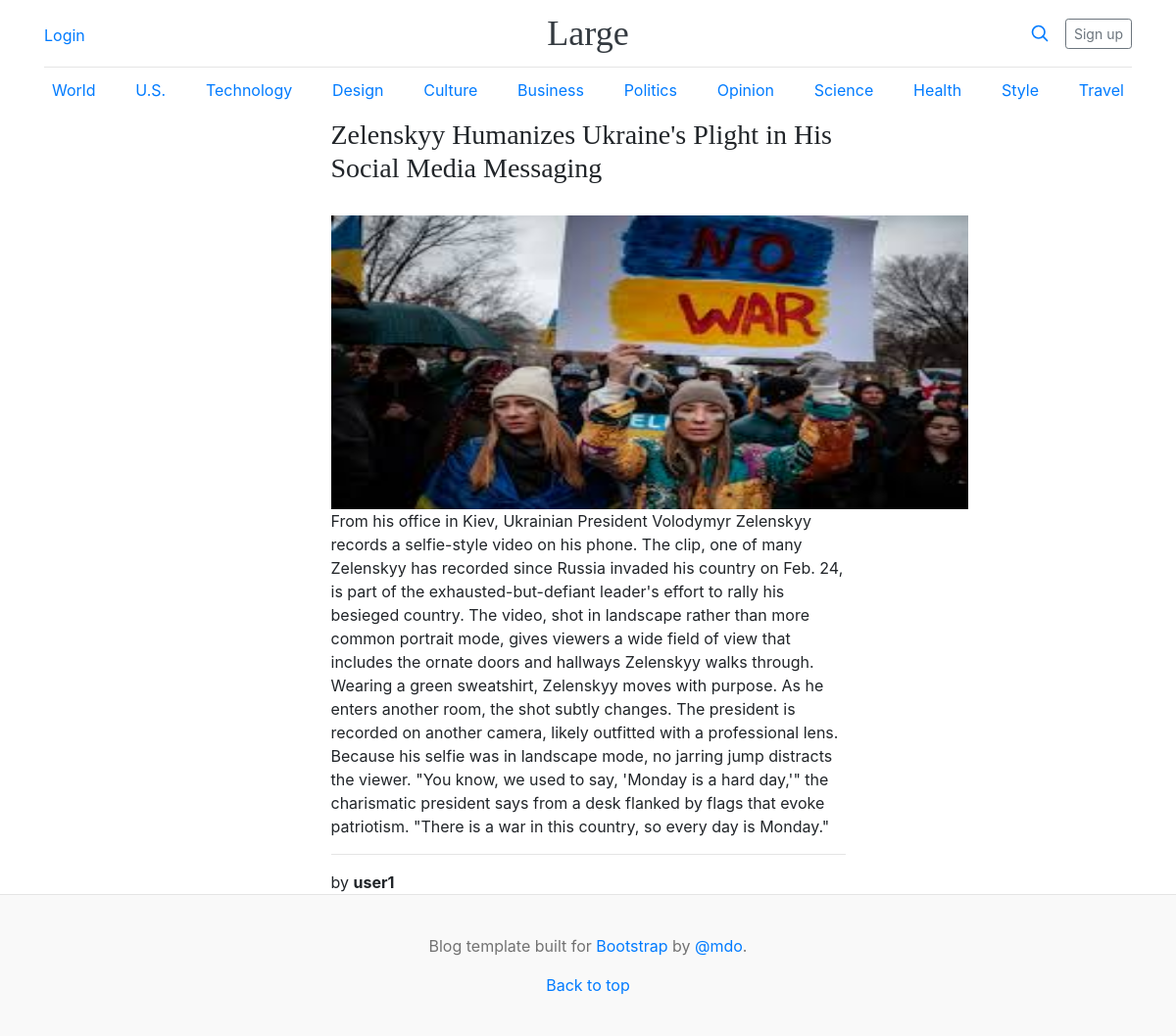
Before: /article/2/ with the older database file.
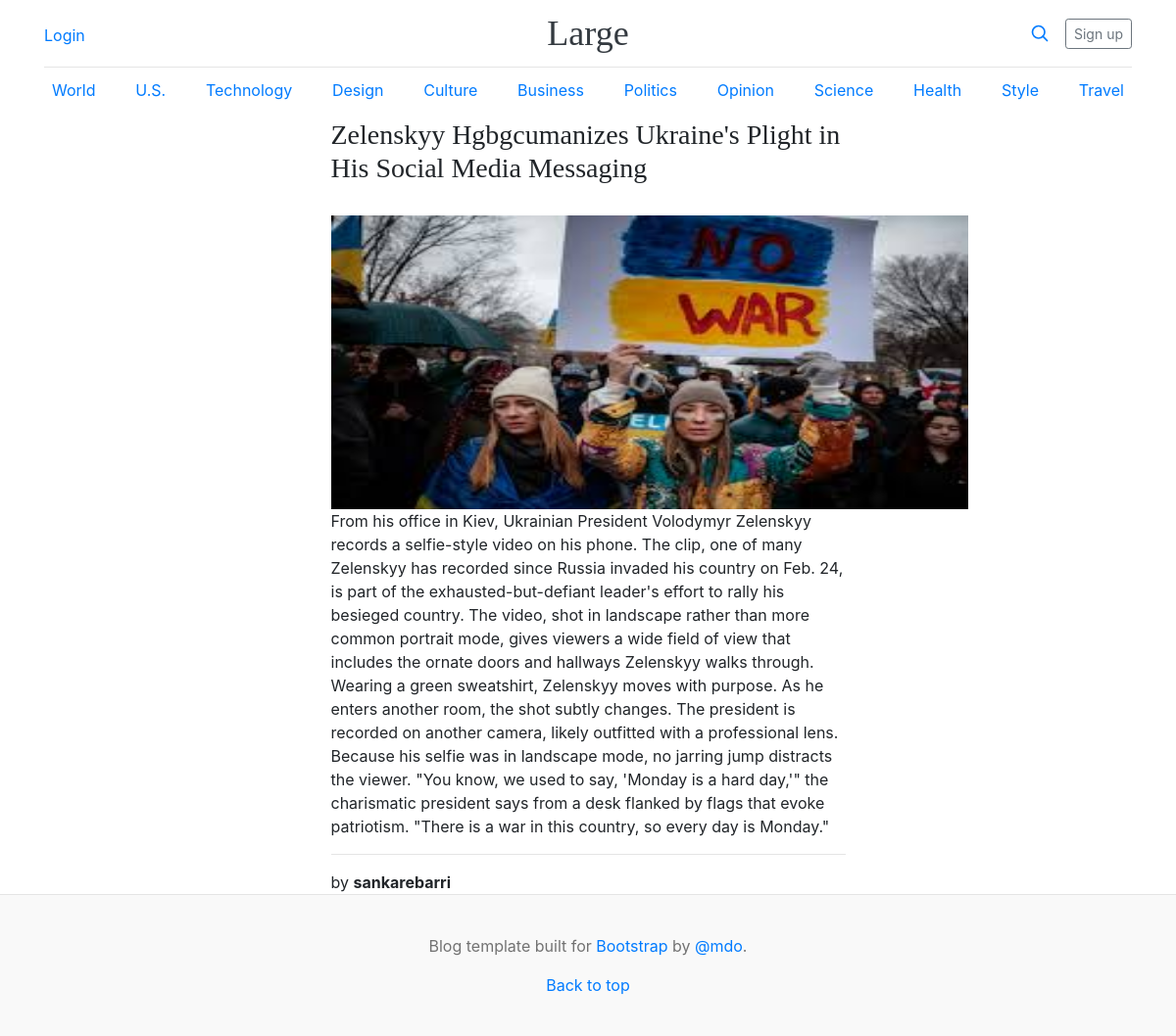
After: the same page with the newer database file.
### home/models.py (models this page shows, shortened)
class BlogDetails(models.Model):
    category = models.ForeignKey(Category, on_delete=models.CASCADE)
    title = models.TextField()
    content = models.TextField()
    author = models.ForeignKey(User, on_delete=models.CASCADE)
    published_date = models.DateTimeField(auto_now_add=True)
    content_image = models.ImageField(upload_to='article_img', blank=True)

### home/views.py (the view)
# urls.py: path('article/<str:pk>/', views.article, name='article'),
def article(request, pk):
    article = BlogDetails.objects.get(id=pk)
    context = {
        'article': article
    }
    return render(request, 'home/article.html', context)

### templates/home/article.html
{% extends 'base.html' %}
{% block content %}
<div class="container d-flex align-items-center justify-content-center">
  <div class="col-6">
    <h3>{{ article.title }}</h3>
    <br>
    {% if article.content_image %}
      <img src="{{ article.content_image.url }}" alt="" style='width:650px; height:300px'>
    {% endif %}
    {{ article.content }}
    <hr>
    by <strong>{{ article.author }}</strong>
  </div>
</div>
{% endblock %}

Changed rows visible on the page:
changed BlogDetails: title "Zelenskyy Humanizes Ukraine's Plight in His Social Media Messaging" → "Zelenskyy Hgbgcumanizes Ukraine's Plight in His Social Media Messaging"; author "user1" → "sankarebarri"
